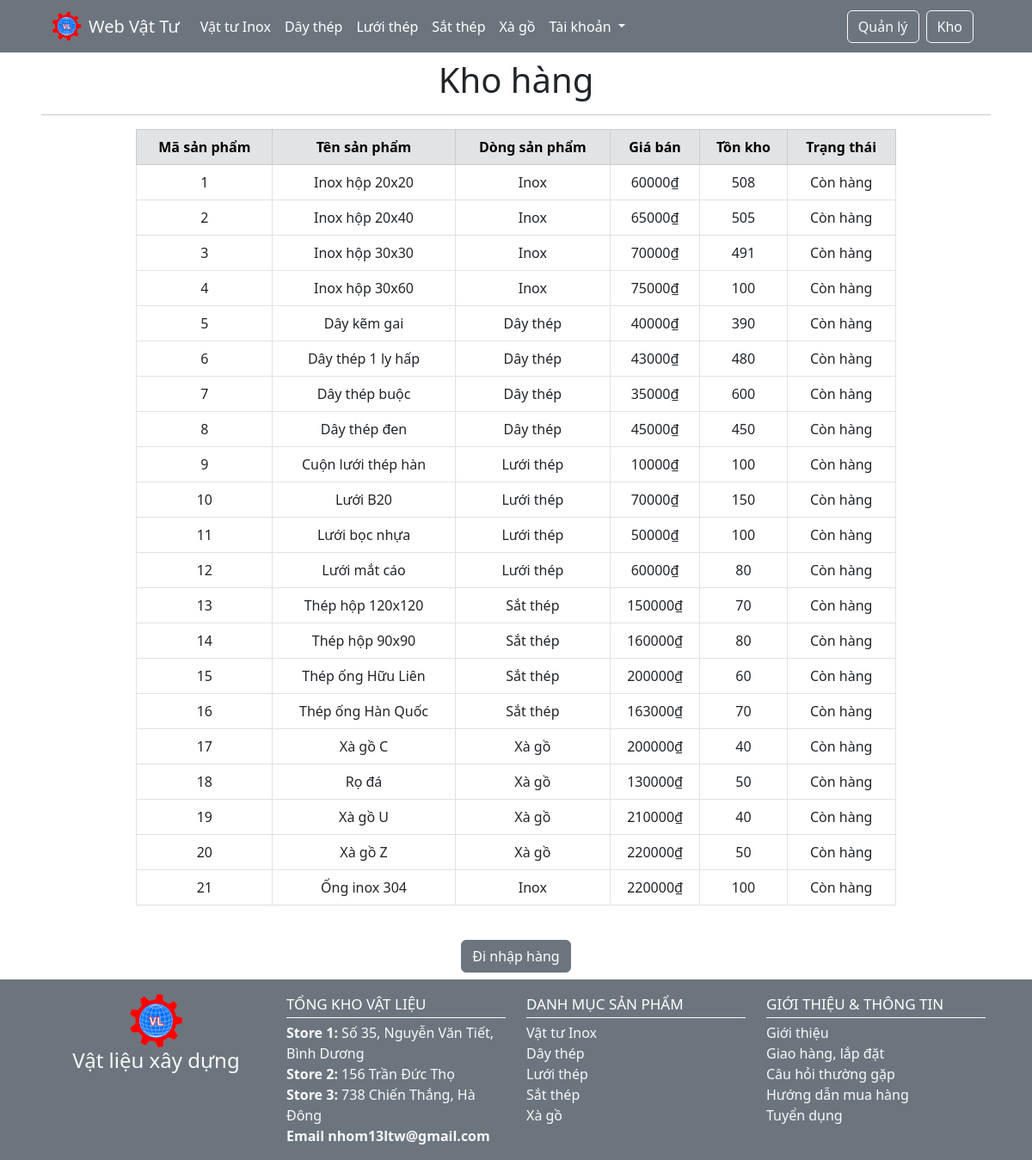
/kho/san-pham/ (signed in), run on the app's committed database.
### store/models.py (models this page shows, shortened)
class Product(models.Model):
  title = models.CharField(max_length=500)
  category = models.ForeignKey(Category, on_delete=models.SET_NULL, null=True)
  slug = models.SlugField(max_length=500, blank=True, null=True)
  thumbnail = models.URLField(max_length=255)
  price_import = models.DecimalField(max_digits=10, decimal_places=0)
  price_export = models.DecimalField(max_digits=10, decimal_places=0)
  description = models.TextField(blank=True, null=True)
  created_at = models.DateTimeField(auto_now_add=True)

class Category(models.Model):
  name = models.CharField(max_length=100)
  slug = models.SlugField(max_length=100)
  def __str__(self):
    return self.name

### warehouse/models.py (models this page shows, shortened)
class Stock(models.Model):
  product = models.OneToOneField(Product, on_delete=models.CASCADE)
  quantity = models.IntegerField(blank=True, null=True)
  purchased = models.IntegerField(default=0)
  inventory = models.IntegerField(blank=True, null=True)
  out_of_stock = models.BooleanField(default=False)

### warehouse/views.py (the view)
# urls.py: path('san-pham/', views.products, name='manage-product'),
def products(request):
  if request.user.is_authenticated and (request.user.profile.permission == 'Nhân viên' or request.user.profile.permission == 'Quản lý'):
    products = Product.objects.all()
    title = 'Tồn kho sản phẩm'
    return render(request, 'warehouse/products.html', {'title':title, 'products': products})
  else:
    return redirect('home')

### templates/warehouse/products.html
{% extends 'base.html' %}
{% block content %}
<h1 class="text-center">Kho hàng</h1>
<hr>
<div class="d-flex justify-content-center">
  <div style="width: 80%;">
    <table class="table table-hover table-bordered">
      <thead class="table-secondary">
        <tr>
          <th scope="col" class="text-center">Mã sản phẩm</th>
          <th scope="col" class="text-center">Tên sản phẩm</th>
          <th scope="col" class="text-center">Dòng sản phẩm</th>
          <th scope="col" class="text-center">Giá bán</th>
          <th scope="col" class="text-center">Tồn kho</th>
          <th scope="col" class="text-center">Trạng thái</th>
        </tr>
      </thead>
      <tbody>
        {% for product in products %}
        <tr>
          <td class="text-center">{{ product.id }}</td>
          <td class="text-center">{{ product.title }}</td>
          <td class="text-center">{{ product.category }}</td>
          <td class="text-center">{{ product.price_export }}₫</td>
          <td class="text-center">{{ product.stock.inventory }}</td>
          <td class="text-center">
            {% if product.stock.out_of_stock == True %}
            Hết hàng
            {% else %}
            Còn hàng
            {% endif %}
          </td>
        </tr>
        {% endfor %}
      </tbody>
    </table>
    <br>
    <center>
      <a class="btn btn-secondary" href="/kho/nhap-hang/">Đi nhập hàng</a>
    </center>
  </div>
</div>
{% endblock %}

### templates/base.html (shortened to what this page needs)
{% load static %}
<!DOCTYPE html>
<html lang="en">
  <head>
    <link rel="stylesheet" href="{% static 'css/style.css' %}">
    <link
      rel="stylesheet"
      href="https://cdnjs.cloudflare.com/ajax/libs/font-awesome/6.5.2/css/all.min.css"
    />
    <link
      href="https://cdn.jsdelivr.net/npm/bootstrap@5.2.3/dist/css/bootstrap.min.css"
      rel="stylesheet"
    />
  </head>
  <body>
    <nav class="navbar bg-secondary navbar-expand-lg bg-body-tertiary px-5">
      <div class="container-fluid">
        <a class="navbar-brand text-light d-flex gap-2" style="align-items: center;" href="/">
          <img width="35px" src="{% static 'images/logo.png' %}" alt="Logo"> Web Vật Tư
        </a>
        <div class="collapse navbar-collapse" id="navbarSupportedContent">
          <ul class="navbar-nav me-auto mb-2 mb-lg-0">
            <li class="nav-item">
              <a class="nav-link" href="/san-pham/inox/">Vật tư Inox</a>
            </li>
            <li class="nav-item">
              <a class="nav-link" href="/san-pham/day-thep/">Dây thép</a>
            </li>
            <li class="nav-item">
              <a class="nav-link" href="/san-pham/luoi-thep/">Lưới thép</a>
            </li>
            <li class="nav-item">
              <a class="nav-link" href="/san-pham/sat-thep/">Sắt thép</a>
            </li>
            <li class="nav-item">
              <a class="nav-link" href="/san-pham/xa-go/">Xà gồ</a>
            </li>
            <li class="nav-item dropdown">
              <a class="nav-link dropdown-toggle" href="#" role="button" data-bs-toggle="dropdown" aria-expanded="false">
                Tài khoản
              </a>
            </li>
          </ul>
          {% if request.user.profile.permission == 'Quản lý' %}
          <a href="/quan-ly/" class="btn btn-outline-light me-2">Quản lý</a>
          {% endif %}
          {% if request.user.profile.permission == 'Nhân viên' or request.user.profile.permission == 'Quản lý' %}
          <a href="/kho/" class="btn btn-outline-light me-2">Kho</a>
          {% endif %}
        </div>
      </div>
    </nav>
    <main class="ms-5 me-5 mt-2 mb-2">
      {% block content %}
      {% endblock %}
    </main>
    <nav class="bg-secondary py-3">
      <div class="container d-flex justify-content-center">
        <div class="row w-100">
          <div class="col-3">
            <div class="d-flex justify-content-center">
              <img class="w-25" src="{% static 'images/logo.png' %}" alt="Logo">
            </div>
            <h4 class="text-center text-light">Vật liệu xây dựng</h4>
          </div>
          <div class="col-3 text-light">
            <div class="title-footer">TỔNG KHO VẬT LIỆU</div>
            <div><strong>Store 1: </strong>Số 35, Nguyễn Văn Tiết, Bình Dương</div>
            <div><strong>Store 2: </strong>156 Trần Đức Thọ</div>
            <div><strong>Store 3: </strong>738 Chiến Thắng, Hà Đông</div>
            <div><strong>Email nhom13ltw@gmail.com</strong></div>
          </div>
          <div class="col-3 text-light">
            <div class="title-footer">DANH MỤC SẢN PHẨM</div>
            <div>Vật tư Inox</div>
            <div>Dây thép</div>
            <div>Lưới thép</div>
            <div>Sắt thép</div>
            <div>Xà gồ</div>
          </div>
          <div class="col-3 text-light">
            <div class="title-footer">GIỚI THIỆU & THÔNG TIN</div>
            <div>Giới thiệu</div>
            <div>Giao hàng, lắp đặt</div>
            <div>Câu hỏi thường gặp</div>
            <div>Hướng dẫn mua hàng</div>
            <div>Tuyển dụng</div>
          </div>
        </div>
      </div>
    </nav>
  </body>
</html>

### static/css/style.css (style rules this page uses)
main { min-height: 65vh; position: relative; }
.text-center { text-align: center; }
.nav-link { color: white !important; }
.title-footer { font-size: 17px; font-weight: 500; color: white; border-bottom: .1px solid white; margin-bottom: 5px; padding-bottom: 2px; }

### data on the page
Product: id "1", title "Inox hộp 20x20", category "Inox", price_export "60000", stock.inventory "508", shows "Còn hàng"
Product: id "2", title "Inox hộp 20x40", category "Inox", price_export "65000", stock.inventory "505", shows "Còn hàng"
Product: id "3", title "Inox hộp 30x30", category "Inox", price_export "70000", stock.inventory "491", shows "Còn hàng"
Product: id "4", title "Inox hộp 30x60", category "Inox", price_export "75000", stock.inventory "100", shows "Còn hàng"
Product: id "5", title "Dây kẽm gai", category "Dây thép", price_export "40000", stock.inventory "390", shows "Còn hàng"
Product: id "6", title "Dây thép 1 ly hấp", category "Dây thép", price_export "43000", stock.inventory "480", shows "Còn hàng"
Product: id "7", title "Dây thép buộc", category "Dây thép", price_export "35000", stock.inventory "600", shows "Còn hàng"
Product: id "8", title "Dây thép đen", category "Dây thép", price_export "45000", stock.inventory "450", shows "Còn hàng"
Product: id "9", title "Cuộn lưới thép hàn", category "Lưới thép", price_export "10000", stock.inventory "100", shows "Còn hàng"
Product: id "10", title "Lưới B20", category "Lưới thép", price_export "70000", stock.inventory "150", shows "Còn hàng"
Product: id "11", title "Lưới bọc nhựa", category "Lưới thép", price_export "50000", stock.inventory "100", shows "Còn hàng"
Product: id "12", title "Lưới mắt cáo", category "Lưới thép", price_export "60000", stock.inventory "80", shows "Còn hàng"
Product: id "13", title "Thép hộp 120x120", category "Sắt thép", price_export "150000", stock.inventory "70", shows "Còn hàng"
Product: id "14", title "Thép hộp 90x90", category "Sắt thép", price_export "160000", stock.inventory "80", shows "Còn hàng"
Product: id "15", title "Thép ống Hữu Liên", category "Sắt thép", price_export "200000", stock.inventory "60", shows "Còn hàng"
Product: id "16", title "Thép ống Hàn Quốc", category "Sắt thép", price_export "163000", stock.inventory "70", shows "Còn hàng"
Product: id "17", title "Xà gồ C", category "Xà gồ", price_export "200000", stock.inventory "40", shows "Còn hàng"
Product: id "18", title "Rọ đá", category "Xà gồ", price_export "130000", stock.inventory "50", shows "Còn hàng"
Product: id "19", title "Xà gồ U", category "Xà gồ", price_export "210000", stock.inventory "40", shows "Còn hàng"
Product: id "20", title "Xà gồ Z", category "Xà gồ", price_export "220000", stock.inventory "50", shows "Còn hàng"
Product: id "21", title "Ống inox 304", category "Inox", price_export "220000", stock.inventory "100", shows "Còn hàng"
